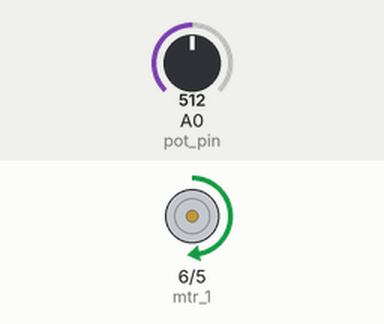
A sketch run on a simulated Arduino Uno, built with avr-gcc and run on an emulated ATmega328P. On the bench: motor-driver pin pairs drawn as motors (green arrow = first pin HIGH = forward, orange = second pin HIGH = backward, longer = more drive, scaled by the enable pin). Inputs (shaded band) come from the test bench; at power-on: A0 (pot_pin) = 512.

Above: at 1.2 s.
1.3 s: A0 (pot_pin) set to 716
At 1.9 s:
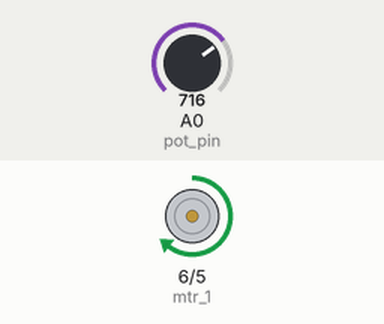
2.8 s: A0 (pot_pin) set to 900
At 4.0 s:
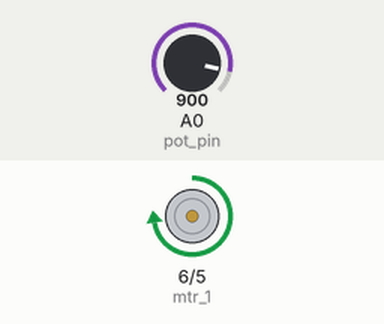
4.3 s: A0 (pot_pin) set to 122
At 5.4 s:
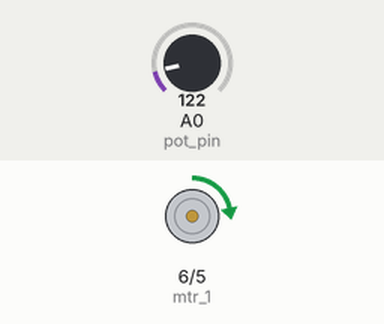
5.8 s: A0 (pot_pin) set to 0
At 6.5 s:
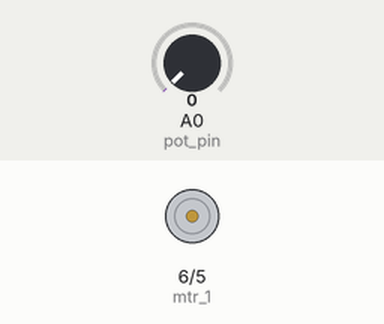
7.3 s: A0 (pot_pin) set to 511
At 7.7 s:
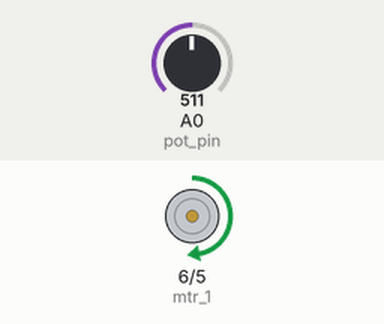
Timing chart, 0 to 9.8 s (numbered marks = the images above; inputs shaded):
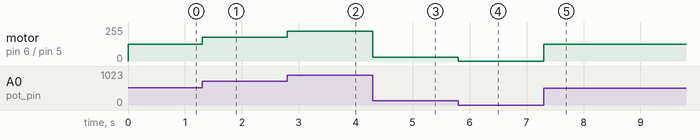

The sketch:

speed_cntrl_arduino.ino
```cpp
int mtr_1 = 6;
int mtr_2 = 5;
int pot_pin = A0;
int ENA = 9;

int output;
int pwm_value;

void setup() {
  pinMode(pot_pin, INPUT);
  pinMode(mtr_1, OUTPUT);
  pinMode(mtr_2, OUTPUT);
  pinMode(ENA, OUTPUT);
}

void loop() {
  //Reading from potentiometer
  digitalWrite( ENA, HIGH);
  digitalWrite( mtr_2, LOW);
  output = analogRead(pot_pin);
  //Mapping the Values between 0 to 255 because we can give output
  //from 0 -255 using the analogwrite funtion
  pwm_value = map(output, 0, 1023, 0, 255);
  analogWrite(mtr_1, pwm_value);
  delay(1);
}
```

Measured:
- after the input at 1.3 s, motor on pin 6 (mtr_1) / pin 5 (mtr_2): forward 127/255 → forward 178/255 at once
- after the input at 2.8 s, motor on pin 6 (mtr_1) / pin 5 (mtr_2): forward 178/255 → forward 224/255 at once
- after the input at 4.3 s, motor on pin 6 (mtr_1) / pin 5 (mtr_2): forward 224/255 → forward 30/255 at once
- after the input at 5.8 s, motor on pin 6 (mtr_1) / pin 5 (mtr_2): forward 30/255 → stopped at once
- after the input at 7.3 s, motor on pin 6 (mtr_1) / pin 5 (mtr_2): stopped → forward 127/255 at once
